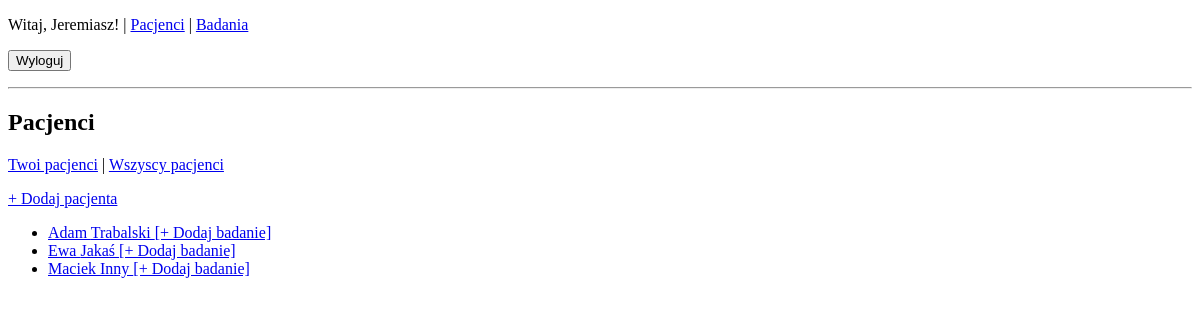
The page /pacjenci/ (signed in) on the database as committed earlier.
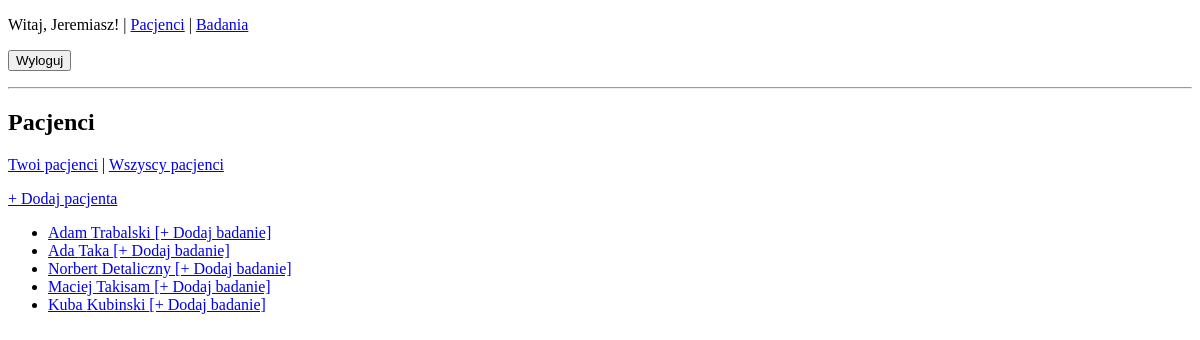
The same page on the database as committed later.
### core/models.py (models this page shows, shortened)
class Pacjent(models.Model):
    lekarz = models.ForeignKey(Lekarz, on_delete=models.CASCADE, related_name='pacjenci')
    pesel = models.CharField(max_length=11, unique=True)
    imie = models.CharField(max_length=100)
    nazwisko = models.CharField(max_length=100)
    data_urodzenia = models.DateField()
    opis = models.TextField(blank=True)

### core/views.py (the view)
# urls.py: path('pacjenci/', views.PacjentListView.as_view(), name='pacjent-list'),
class PacjentListView(LoginRequiredMixin, ListView):
    model = Pacjent
    template_name = 'core/pacjent_list.html'
    context_object_name = 'pacjenci'
    def get_queryset(self):
        scope = self.request.GET.get('scope', 'all')
        if scope == 'mine':
            return Pacjent.objects.filter(lekarz=self.request.user.lekarz)
        else:
            return Pacjent.objects.all()

### core/templates/core/pacjent_list.html (shortened to what this page needs)
{% extends 'core/base.html' %}
{% block content %}
  <h2>Pacjenci</h2>
  <p>
    <a href="{% url 'core:pacjent-list' %}?scope=mine">Twoi pacjenci</a> |
    <a href="{% url 'core:pacjent-list' %}?scope=all">Wszyscy pacjenci</a>
  </p>
  <p><a href="{% url 'core:pacjent-add' %}">+ Dodaj pacjenta</a></p>
  <ul>
    {% for pacjent in pacjenci %}
      <li>
        <a href="{% url 'core:pacjent-detail' pacjent.pk %}">
          {{ pacjent.imie }} {{ pacjent.nazwisko }}
        </a>
        <a href="{% url 'core:badanie-add' %}?pacjent={{ pacjent.pk }}">[+ Dodaj badanie]</a>
      </li>
    {% empty %}
      <li>Brak pacjentów.</li>
    {% endfor %}
  </ul>
{% endblock %}

### core/templates/core/base.html (shortened to what this page needs)
<!DOCTYPE html>
<html lang="pl">
<head>
</head>
<body>
  {% if user.is_authenticated %}
    <p>
      Witaj, {{ user.username }}!
      | <a href="{% url 'core:pacjent-list' %}">Pacjenci</a>
      | <a href="{% url 'core:badanie-list' %}">Badania</a>
      <form method="post" action="{% url 'logout' %}" style="display:inline">
        <button type="submit">Wyloguj</button>
      </form>
    </p>
    <hr>
  {% endif %}
  {% block content %}{% endblock %}
</body>
</html>

Rows that differ between the two databases and show on the page:
removed Pacjent: imie "Ewa", nazwisko "Jakaś"
removed Pacjent: imie "Maciek", nazwisko "Inny"
added Pacjent: imie "Ada", nazwisko "Taka"
added Pacjent: imie "Norbert", nazwisko "Detaliczny"
added Pacjent: imie "Maciej", nazwisko "Takisam"
added Pacjent: imie "Kuba", nazwisko "Kubinski"
